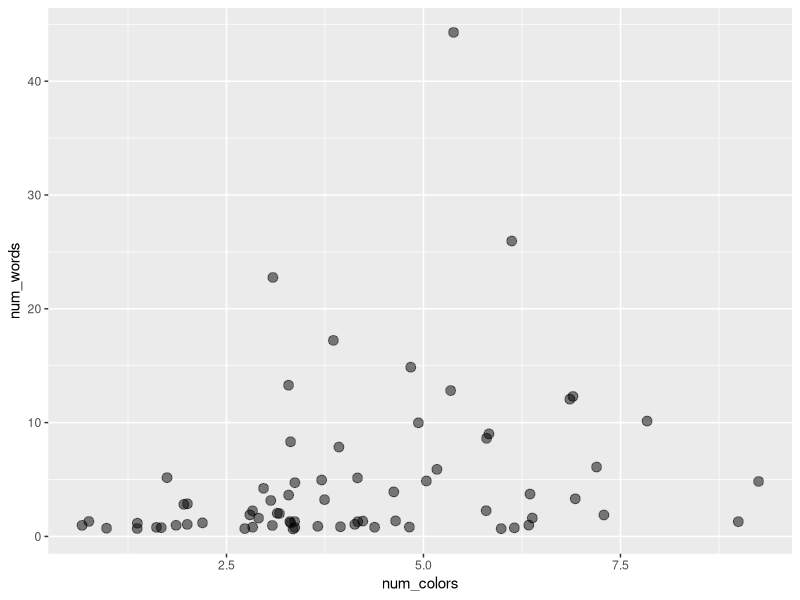
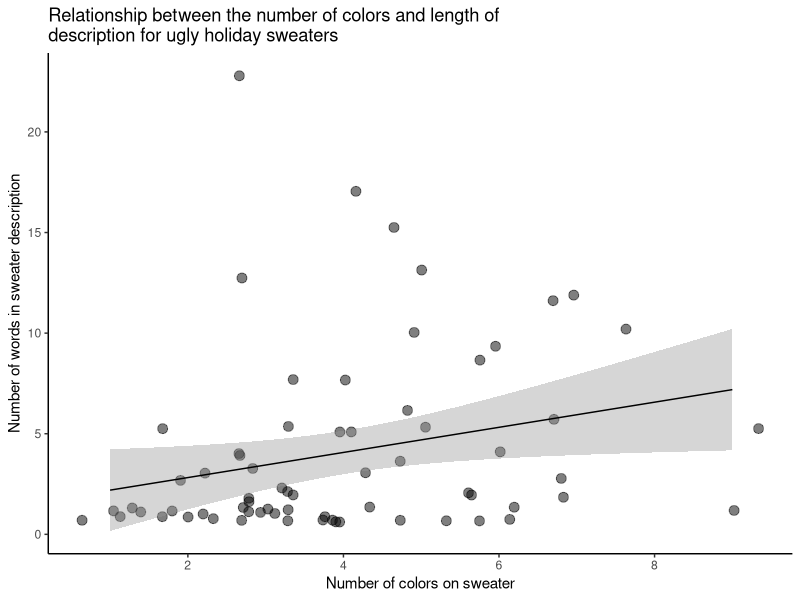

Recreate these plots in R, in order.
#..........................load packages.........................

library(tidyverse)

#..........................read in data..........................

sweaters <- read_csv(here::here("holiday_sweaters_2020_clean.csv")) %>% 
  dplyr::filter(hs_tf == "Yes") # filter data for those that actually have a sweater

#.....................wrangle sweater colors.....................
# 1) tidy colors (1 color per row)
# 2) group by sweater ID
# 3) calculate how many colors each sweater has on it
#................................................................

tidy_colors <- sweaters %>% 
  tidyr::separate_rows(colors, sep = c(", ")) %>% 
  tidyr::separate_rows(colors, sep = c(" and ")) %>% 
  dplyr::group_by(sweater) %>% 
  dplyr::summarize(num_colors = length(sweater))

#..................wrangle sweater descriptions..................
# 1) tidy colors (1 word per row)
# 2) group by sweater ID
# 3) calculate how many colors each sweater has on it
# ................................................................

tidy_descriptions <- sweaters %>% 
  tidyr::separate_rows(image_desc, sep = c(" ")) %>% 
  dplyr::group_by(sweater) %>% 
  dplyr::summarize(num_words = length(sweater))

#........................join data frames.........................

tidy_counts <- dplyr::full_join(tidy_descriptions, tidy_colors)

#....................create exploratory plot.....................

exploratory_plot <- ggplot(tidy_counts, aes(x = num_colors, y = num_words)) +
  geom_jitter(size = 3, alpha = 0.5) 

exploratory_plot

#.........................remove outlier.........................

tidy_counts2 <- tidy_counts %>% 
  dplyr::filter(!sweater %in% c("sweater87", "sweater7"))

#........................fit linear model........................

sweater_lm <- lm(data = tidy_counts, num_words ~ num_colors)
summary(sweater_lm)

#......................create finalized plot.....................

finalized_plot <- ggplot(tidy_counts2, aes(x = num_colors, y = num_words)) +
  geom_jitter(size = 3, alpha = 0.5) +
  scale_x_continuous(breaks = seq(from = 2, to = 8, by = 2)) +
  geom_smooth(method = lm, se = TRUE, size = 0.5, color = "black") +
  labs(x = "Number of colors on sweater", 
       y = "Number of words in sweater description",
       title = str_wrap("Relationship between the number of colors and length of description for ugly holiday sweaters", 60)) +
  theme_classic()

finalized_plot

# ggsave("Rplot.png", plot = finalized_plot, width = 6, height = 6)














# tidy_colors <- sweaters %>% 
#   
#   # 1) filter for people that have holiday sweaters
#   dplyr::filter(hs_tf == "Yes") %>% 
#   
#   # 2) convert all character strings in the 'color' column to lowercase
#   dplyr::mutate(colors = str_to_lower(colors)) %>% 
#   
#   # 3) tidy colors (one color per row)
#   tidyr::separate_rows(colors, sep = c(", ")) %>% 
#   tidyr::separate_rows(colors, sep = c(" and ")) %>% 
#   
#   # 4) clean messy color names
#   dplyr::mutate(colors_clean = colors,
#                 colors_clean = str_replace(colors_clean, "good", "gold"),
#                 colors_clean = str_replace(colors_clean, "terrifyingly bright pink", "pink")) %>% 
#   
#   # 5) group by sweater entry
#   dplry::group_by(sweater)


# ggplot(tidy_colors, aes(x = sweater, y = colors_clean)) +
#   geom_point() +
#   theme_classic() +
#   theme(
#     axis.text.x = element_text(angle = 90, vjust = 0.5, hjust = 1)
#   )



                